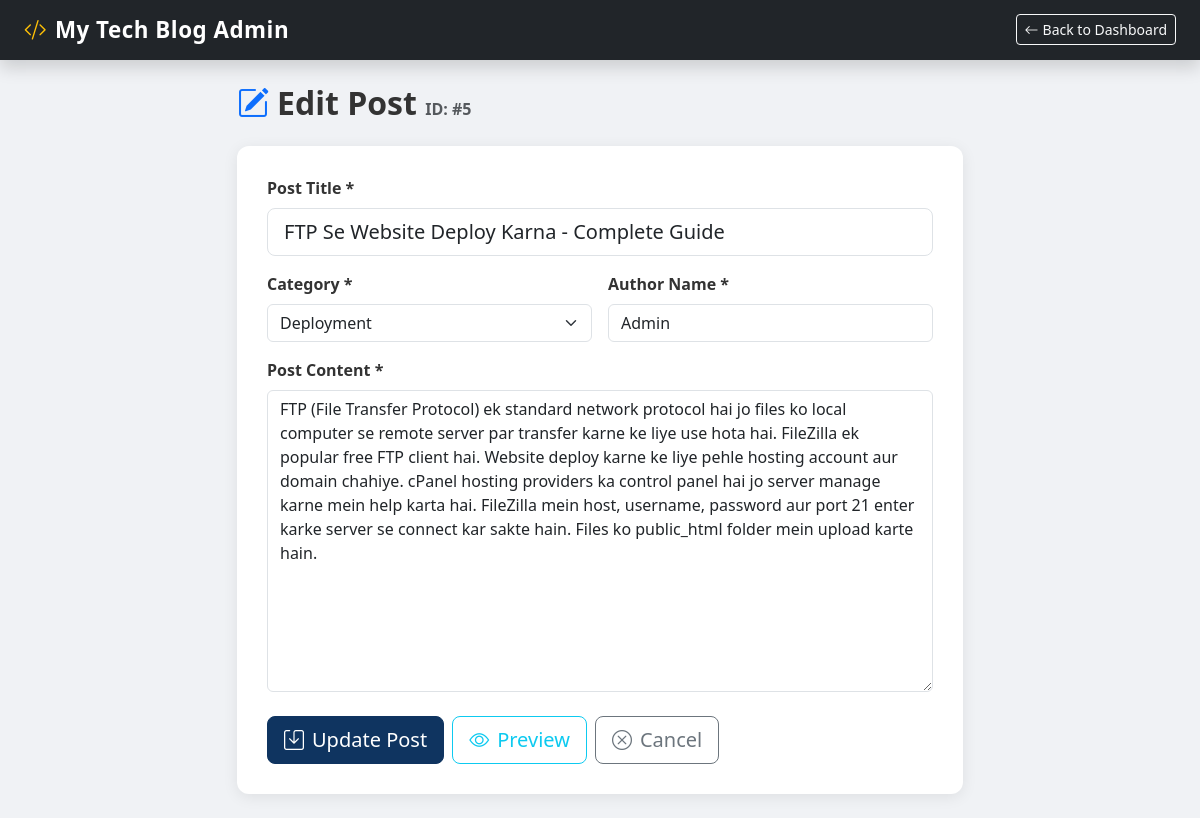
Page /admin/edit_post.php?id=5 (signed in) on the committed database.
### tables this page shows
CREATE TABLE IF NOT EXISTS posts (
    id         INT AUTO_INCREMENT PRIMARY KEY,
    title      VARCHAR(255) NOT NULL,
    category   VARCHAR(100) NOT NULL DEFAULT 'General',
    author     VARCHAR(100) NOT NULL DEFAULT 'Admin',
    content    TEXT         NOT NULL,
    created_at DATETIME     DEFAULT CURRENT_TIMESTAMP,
    updated_at DATETIME     DEFAULT CURRENT_TIMESTAMP ON UPDATE CURRENT_TIMESTAMP
);

### admin/edit_post.php (the view, shortened to what this page needs)
<?php
$conn  = getConnection();
$post_id = isset($_GET['id']) ? (int)$_GET['id'] : 0;
$stmt = $conn->prepare("SELECT * FROM posts WHERE id = ? LIMIT 1");
$stmt->bind_param("i", $post_id);
$stmt->execute();
$result = $stmt->get_result();
$post   = $result->fetch_assoc();
?>
<!DOCTYPE html>
<html lang="en">
<head>
    <link href="https://cdn.jsdelivr.net/npm/bootstrap@5.3.0/dist/css/bootstrap.min.css" rel="stylesheet">
    <link href="https://cdn.jsdelivr.net/npm/bootstrap-icons@1.10.5/font/bootstrap-icons.css" rel="stylesheet">
    <link rel="stylesheet" href="<?php echo SITE_URL; ?>/css/style.css">
</head>
<body style="background:#f0f2f5;">
<nav class="navbar navbar-dark bg-dark shadow">
    <div class="container-fluid px-4">
        <a class="navbar-brand fw-bold" href="dashboard.php">
            <i class="bi bi-code-slash text-warning me-2"></i><?php echo SITE_NAME; ?> Admin
        </a>
        <a href="dashboard.php" class="btn btn-outline-light btn-sm">
            <i class="bi bi-arrow-left me-1"></i>Back to Dashboard
        </a>
    </div>
</nav>
<div class="container py-4" style="max-width:750px;">
    <h2 class="fw-bold mb-4">
        <i class="bi bi-pencil-square text-primary me-2"></i>Edit Post
        <small class="text-muted fs-6">ID: #<?php echo $post_id; ?></small>
    </h2>
    <div class="form-card">
        <form method="POST" action="edit_post.php?id=<?php echo $post_id; ?>">
            <div class="mb-3">
                <label class="form-label">Post Title *</label>
                <input type="text" name="title" class="form-control form-control-lg"
                       value="<?php echo htmlspecialchars($post['title']); ?>"
                       maxlength="255" required>
            </div>
            <div class="row g-3 mb-3">
                <div class="col-md-6">
                    <label class="form-label">Category *</label>
                    <select name="category" class="form-select" required>
                        <?php
                        $categories = ['PHP', 'MySQL', 'Database', 'HTML', 'CSS', 'JavaScript', 'Bootstrap', 'Tools', 'Deployment', 'General'];
                        foreach ($categories as $cat):
                            $sel = ($post['category'] === $cat) ? 'selected' : '';
                        ?>
                            <option value="<?php echo $cat; ?>" <?php echo $sel; ?>><?php echo $cat; ?></option>
                        <?php endforeach; ?>
                    </select>
                </div>
                <div class="col-md-6">
                    <label class="form-label">Author Name *</label>
                    <input type="text" name="author" class="form-control"
                           value="<?php echo htmlspecialchars($post['author']); ?>"
                           required>
                </div>
            </div>
            <div class="mb-4">
                <label class="form-label">Post Content *</label>
                <textarea name="content" class="form-control" rows="12"
                          required><?php echo htmlspecialchars($post['content']); ?></textarea>
            </div>
            <div class="d-flex gap-2">
                <button type="submit" class="btn btn-primary btn-lg">
                    <i class="bi bi-save me-2"></i>Update Post
                </button>
                <a href="<?php echo SITE_URL; ?>/post.php?id=<?php echo $post_id; ?>"
                   target="_blank" class="btn btn-outline-info btn-lg">
                    <i class="bi bi-eye me-2"></i>Preview
                </a>
                <a href="dashboard.php" class="btn btn-outline-secondary btn-lg">
                    <i class="bi bi-x-circle me-2"></i>Cancel
                </a>
            </div>
        </form>
    </div>
</div>
</body>
</html>

### css/style.css (style rules this page uses)
body { background-color: #f8f9fa; font-family: 'Segoe UI', Tahoma, Geneva, Verdana, sans-serif; color: #333; }
a { text-decoration: none; }
.navbar-brand { font-size: 1.4rem; letter-spacing: 0.5px; }
.form-card { background: #fff; border-radius: 12px; padding: 30px; box-shadow: 0 3px 15px rgba(0, 0, 0, 0.08); }
.form-label { font-weight: 600; color: #333; }
.btn-primary { background-color: #0f3460; border-color: #0f3460; }

### rows in the picture
posts: title "FTP Se Website Deploy Karna - Complete Guide", author "Admin", content "FTP (File Transfer Protocol) ek standard network protocol hai jo files ko local computer se remote server par transfer karne ke liye use hota hai. FileZilla ek popular free FTP client hai. Website deploy karne ke liye pehle hosting account aur domain chahiye. cPanel hosting providers ka control panel hai jo server manage karne mein help karta hai. FileZilla mein host, username, password aur port 21 enter karke server se connect kar sakte hain. Files ko public_html folder mein upload karte hain."

### other values in the picture
SITE_NAME "My Tech Blog"
$post_id "5"
form field category "Deployment"
